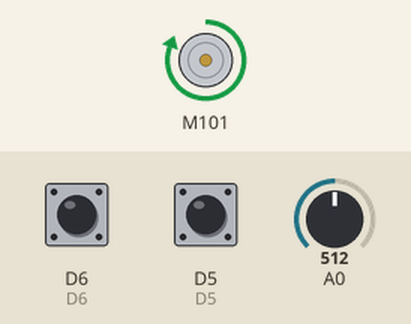
This sketch was run on a simulated ESP8266 (NodeMCU). On the bench: DC motor (green arrow = forward, orange = backward, longer = faster). The inputs (shaded band) are chosen by the test bench; at power-on: A0 = 512, D6 HIGH, D5 HIGH. What the sketch prints to the serial monitor is not drawn.

Above: at 1.2 s.
1.3 s: A0 set to 122
At 1.8 s:
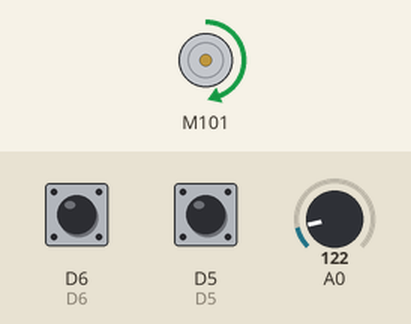
2.8 s: D6 pulled LOW for 0.15 s
At 2.87 s:
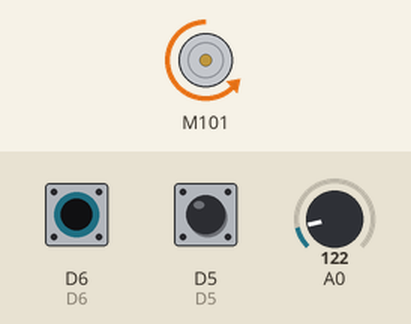
4.4 s: D5 pulled LOW for 0.15 s
At 4.47 s:
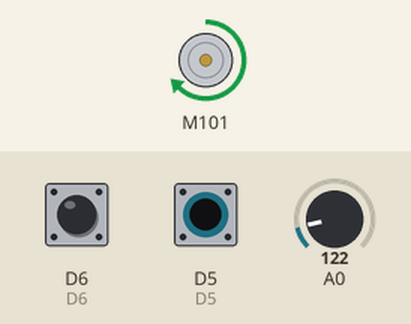
6.0 s: A0 set to 0
At 6.6 s:
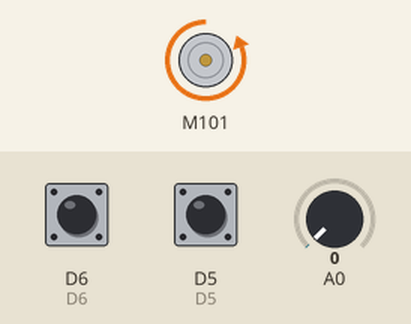
7.5 s: D6 pulled LOW for 1 s
At 8.3 s:
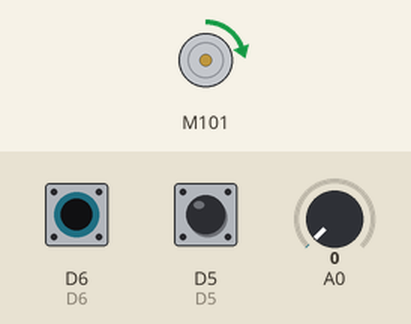
10.0 s: D5 pulled LOW for 1 s
At 10.8 s:
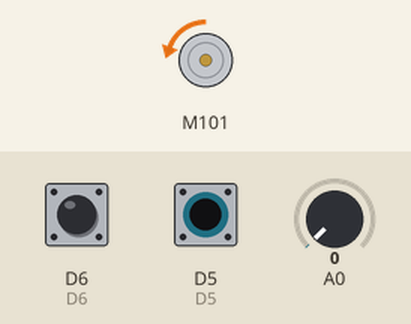
Timing chart, 0 to 13.0 s (numbered marks = the images above; inputs shaded):
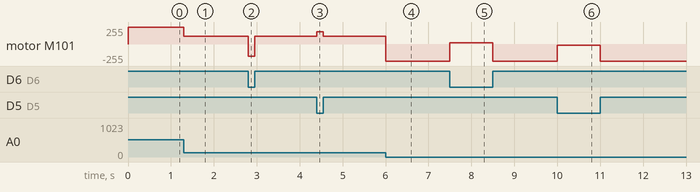

The sketch:

dc_motor_esp8266a.ino
```cpp
// vh340 driver vrsjon 3.5.2019 (30.01.2019) fungerer for opplasting


#include "Grove_Motor_Driver_TB6612FNG.h"
#include <Wire.h>

MotorDriver motor;
int pot, pot1;
void setup() {
  // join I2C bus (I2Cdev library doesn't do this automatically)
  Serial.begin(115200);
  Serial.println("\n");
  Serial.println(__FILE__);
  Serial.print("Kompilert den: ");
  Serial.print(__DATE__);
  Serial.print(" : ");
  Serial.println(__TIME__);
  Serial.println();

  Wire.begin(D2,D1);

  motor.init();
  pinMode(D5, INPUT_PULLUP);  // D5=GIO14
  pinMode(D6, INPUT_PULLUP);  // D6=GIO12
}

void loop() {


  pot1 = analogRead(A0);       // A0 = ADC0

  if (digitalRead(D5) == LOW)  // positiv omrdringing
    pot = map(pot1, 13, 163, 0, 255);
  else if (digitalRead(D6) == LOW)  // negativ omdreining
    pot = map(pot1, 13, 163, 0, -255);
  else  // midtstilt, begge veier
    pot = map(pot1, 13, 163, -255, 255);

  motor.dcMotorRun(MOTOR_CHA, pot);
  // drive 2 dc motors at speed=255, clockwise
  Serial.print("run at speed=");
  Serial.print(pot1);
  Serial.print(" : ");
  Serial.print(pot);
  Serial.print(" : ");
  Serial.print(digitalRead(D5));
  Serial.print(" : ");
  Serial.println(digitalRead(D6));
}
```

Measured:
- after the input at 1.3 s, motor M101: forward 255/255 → forward 116/255 at once
- after the input at 2.8 s, motor M101: forward 116/255 → backward 185/255 at once, → forward 116/255 0.15 s later
- after the input at 4.4 s, motor M101: forward 116/255 → forward 185/255 at once, → forward 116/255 0.15 s later
- after the input at 6.0 s, motor M101: forward 116/255 → backward 255/255 at once
- after the input at 7.5 s, motor M101: backward 255/255 → forward 22/255 at once, → backward 255/255 1.0 s later
- after the input at 10.0 s, motor M101: backward 255/255 → backward 22/255 at once, → backward 255/255 1.0 s later
